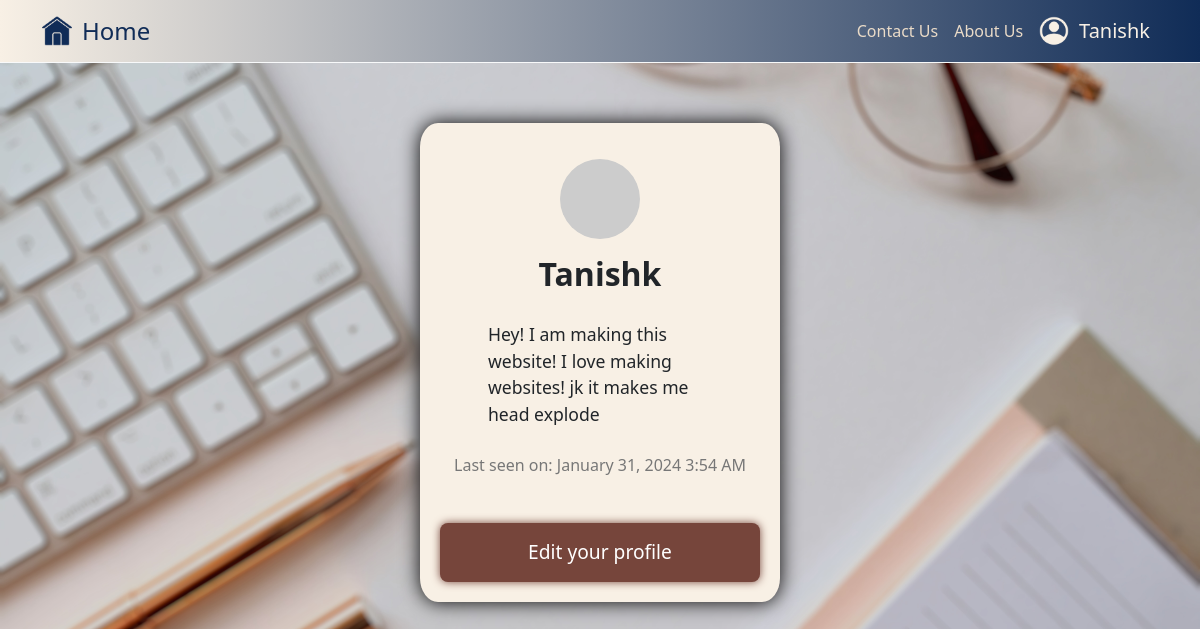
Before: /user/Tanishk (signed in) with the older database file.
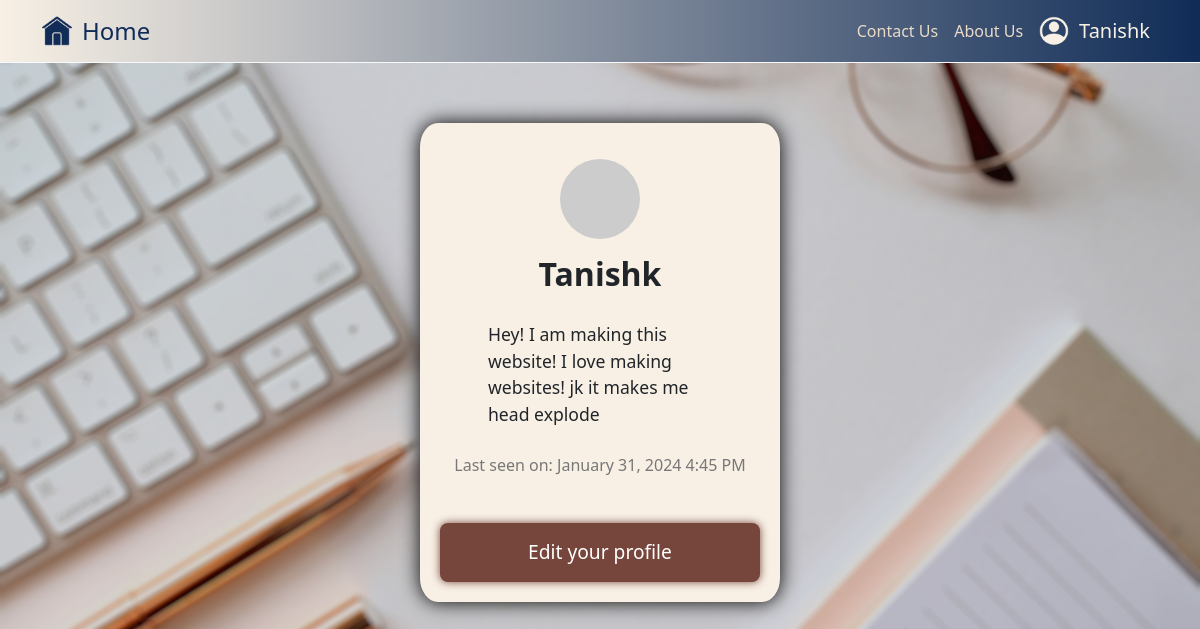
After: the same page with the newer database file.
### app/models.py (models this page shows, shortened)
class User(UserMixin, db.Model):
    id: so.Mapped[int] = so.mapped_column(
        primary_key=True
    )
    username: so.Mapped[str] = so.mapped_column(
        sa.String(64),
        index=True,
        unique=True
    )
    email: so.Mapped[str] = so.mapped_column(
        sa.String(120),
        index=True,
        unique=True
    )
    password_hash: so.Mapped[Optional[str]] = so.mapped_column(
        sa.String(256)
    )
    about_me: so.Mapped[Optional[str]] = so.mapped_column(
        sa.String(140)
    )
    last_seen: so.Mapped[Optional[datetime]] = so.mapped_column(
        default=lambda: datetime.now(timezone.utc)
    )
    posts: so.WriteOnlyMapped['Post'] = so.relationship(
        back_populates='author'
    )
    def avatar(self, size):
        digest = md5(self.email.lower().encode('utf-8')).hexdigest()
        return f"https://www.gravatar.com/avatar/{digest}?d=identicon&s={size}"

### app/routes.py (the view)
@app.route("/user/<username>")
@login_required
def user(username):
    user = db.first_or_404(sa.select(User).where(User.username == username))
    return render_template('user.html', user=user)

### app/models.py (called while the page is built)
@login.user_loader
def load_user(id):
    user = db.session.get(User, int(id))
    return user

### app/routes.py (called while the page is built)
@app.before_request
def before_request():
    if current_user.is_authenticated:
        current_user.last_seen = datetime.now(timezone.utc)
        db.session.commit()

### app/templates/user.html
{% extends "base.html" %}
{% block content %}
<link rel="stylesheet" href="{{url_for('static', filename='user.css')}}">
<div class="my_container">
    <div class="user-profile">
        <img src="{{ user.avatar(128) }}" alt="User Photo" class="photo">
        <div class="profile-details">
            <h1 class="username">{{ user.username }}</h1>
            {% if user.about_me %}
                <p class="about-me">{{ user.about_me }}</p>
            {% endif %}
            {% if user.last_seen %}
                <p class="last-seen">Last seen on: {{ moment(user.last_seen).format('LLL') }}</p>
            {% endif %}
            {% if user == current_user %}
                <a href="{{ url_for('edit_profile') }}" class="button">Edit your profile</a>
            {% endif %}
        </div>
    </div>
</div>
{% endblock %}

### app/templates/base.html (shortened to what this page needs)
<!doctype html>
<html>
    <head>
        <link rel="stylesheet" href="https://cdn.jsdelivr.net/npm/bootstrap@5.3.2/dist/css/bootstrap.min.css">
        <link rel="stylesheet" href="{{ url_for('static', filename='base.css') }}">
    </head>
    <body>
        <nav class="navbar navbar-expand-lg navbar-dark gradient-custom border-bottom border-light">
            <div class="container">
                <img src="{{ url_for('static', filename='assets/home_icon.png') }}" class="home-icon"></img>
                <a class="navbar-brand" href="{{ url_for('index') }}">Home</a>
                <div class="collapse navbar-collapse" id="navbarNav">
                    <ul class="navbar-nav ms-auto">
                        <li class="nav-item">
                            <a class="nav-link" href="{{ url_for('contact_us') }}">Contact Us</a>
                        </li>
                        <li class="nav-item">
                            <a class="nav-link" href="{{ url_for('about_us') }}">About Us</a>
                        </li>
                        <li class="nav-item dropdown">
                            <a class="nav-link dropdown-toggle" href="#" id="navbarDropdown" role="button" data-bs-toggle="dropdown" aria-expanded="false">
                                {% if not current_user.is_anonymous %}
                                <div class="User_Area">
                                    <img src="{{ url_for('static', filename='assets/user_icon.png') }}" class="User_Icon"></img>
                                    <p class="User_Name">{{ current_user.username }}</p>
                                </div>
                                {% endif %}
                            </a>
                        </li>
                    </ul>
                </div>
            </div>
        </nav>
        {% block content %}{% endblock %}
    </body>
</html>

### app/static/base.css (style rules this page uses)
:root { --bisque: #F8F0E5; --dark: #EADBC8; --blue: #102C57; --brown: #76453B; --icon: url("assets/user_icon.png"); --navbar-height: 75px; }
.User_Icon, .home-icon { width: 30px; height: 30px; margin-right: 10px; }
.User_Name { color: var(--bisque); font-size: 20px; margin-bottom: 0%; }
.User_Area { display: flex; align-items: center; }
.nav-link.dropdown-toggle::after { display: none; }
.navbar-brand { font-size: 1.5em; color: var(--blue); }
.nav-item { align-self: center; }
.nav-link { align-self: center; color: var(--dark); }
.navbar-dark { background-color: var(--blue); }
.gradient-custom { background: var(--blue); background: linear-gradient(to right, var(--bisque), var(--blue)); }

### app/static/user.css (style rules this page uses)
body { background-image: url("assets/index_background.jpg"); background-size: cover; background-position: top; background-repeat: repeat-y; margin: 0; padding: 0; }
.my_container { position: relative; display: inline-block; left: 50%; transform: translateX(-50%); text-align: center; background-color: var(--bisque); padding: 20px; border-radius: 5%; width: 30%; overflow: hidden; margin-top: 5%; box-shadow: 0px 0px 20px 0px black; }
.user-profile { display: flex; align-items: center; justify-content: center; flex-direction: column; }
.photo { border-radius: 50%; max-width: 100%; height: 100%; object-fit: cover; padding: 5%; }
.username { font-size: 2em; font-weight: bold; }
.profile-details { display: flex; flex-direction: column; align-items: center; text-align: left; }
.about-me { margin-top: 20px; font-size: 1.1em; max-width: 70%; overflow-wrap: break-word; }
.last-seen { margin-top: 10px; color: #777; font-size: 16px; }
.button { display: inline-block; text-align: center; padding: 15px 30px; width: 100%; margin-top: 30px; font-size: 1.2em; background-color: var(--brown); color: white; text-decoration: none; border: none; border-radius: 8px; transition: background-color 0.3s ease; box-shadow: 0px 0px 8px 0px var(--brown); }

Changed rows visible on the page:
changed User "Tanishk": last_seen "January 31, 2024 3:54 AM" → "January 31, 2024 4:45 PM"
